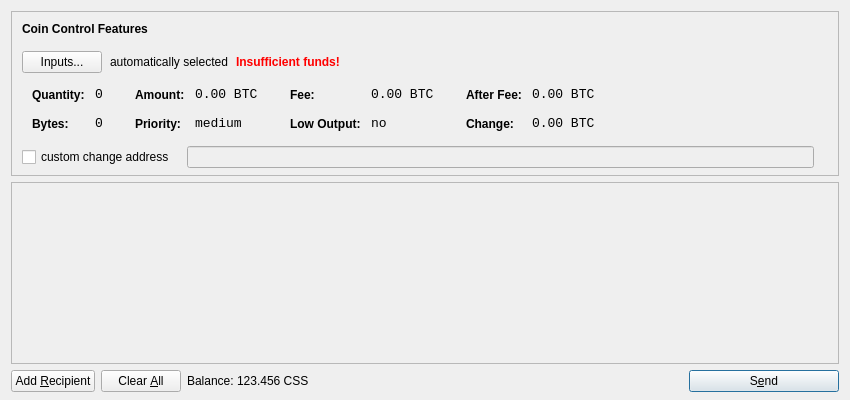
<?xml version="1.0" encoding="UTF-8"?>
<ui version="4.0">
 <class>SendCoinsDialog</class>
 <widget class="QDialog" name="SendCoinsDialog">
  <property name="geometry">
   <rect>
    <x>0</x>
    <y>0</y>
    <width>850</width>
    <height>400</height>
   </rect>
  </property>
  <property name="windowTitle">
   <string>Send Coins</string>
  </property>
  <layout class="QVBoxLayout" name="verticalLayout" stretch="0,1,0">
   <property name="bottomMargin">
    <number>8</number>
   </property>
   <item>
    <widget class="QFrame" name="frameCoinControl">
     <property name="sizePolicy">
      <sizepolicy hsizetype="Expanding" vsizetype="Expanding">
       <horstretch>0</horstretch>
       <verstretch>0</verstretch>
      </sizepolicy>
     </property>
     <property name="maximumSize">
      <size>
       <width>16777215</width>
       <height>16777215</height>
      </size>
     </property>
     <property name="frameShape">
      <enum>QFrame::StyledPanel</enum>
     </property>
     <property name="frameShadow">
      <enum>QFrame::Sunken</enum>
     </property>
     <layout class="QVBoxLayout" name="verticalLayoutCoinControl2">
      <property name="spacing">
       <number>-1</number>
      </property>
      <property name="leftMargin">
       <number>0</number>
      </property>
      <property name="topMargin">
       <number>0</number>
      </property>
      <property name="rightMargin">
       <number>0</number>
      </property>
      <property name="bottomMargin">
       <number>6</number>
      </property>
      <item>
       <layout class="QVBoxLayout" name="verticalLayoutCoinControl" stretch="0,0,0,0,1">
        <property name="spacing">
         <number>0</number>
        </property>
        <property name="leftMargin">
         <number>10</number>
        </property>
        <property name="topMargin">
         <number>10</number>
        </property>
        <item>
         <layout class="QHBoxLayout" name="horizontalLayoutCoinControl1">
          <property name="bottomMargin">
           <number>15</number>
          </property>
          <item>
           <widget class="QLabel" name="labelCoinControlFeatures">
            <property name="sizePolicy">
             <sizepolicy hsizetype="Preferred" vsizetype="Maximum">
              <horstretch>0</horstretch>
              <verstretch>0</verstretch>
             </sizepolicy>
            </property>
            <property name="font">
             <font>
              <weight>75</weight>
              <bold>true</bold>
             </font>
            </property>
            <property name="styleSheet">
             <string notr="true">font-weight:bold;</string>
            </property>
            <property name="text">
             <string>Coin Control Features</string>
            </property>
           </widget>
          </item>
         </layout>
        </item>
        <item>
         <layout class="QHBoxLayout" name="horizontalLayoutCoinControl2" stretch="0,0,0,0">
          <property name="spacing">
           <number>8</number>
          </property>
          <property name="bottomMargin">
           <number>10</number>
          </property>
          <item>
           <widget class="QPushButton" name="pushButtonCoinControl">
            <property name="styleSheet">
             <string notr="true"/>
            </property>
            <property name="text">
             <string>Inputs...</string>
            </property>
           </widget>
          </item>
          <item>
           <widget class="QLabel" name="labelCoinControlAutomaticallySelected">
            <property name="text">
             <string>automatically selected</string>
            </property>
            <property name="margin">
             <number>5</number>
            </property>
           </widget>
          </item>
          <item>
           <widget class="QLabel" name="labelCoinControlInsuffFunds">
            <property name="font">
             <font>
              <weight>75</weight>
              <bold>true</bold>
             </font>
            </property>
            <property name="styleSheet">
             <string notr="true">color:red;font-weight:bold;</string>
            </property>
            <property name="text">
             <string>Insufficient funds!</string>
            </property>
            <property name="margin">
             <number>5</number>
            </property>
           </widget>
          </item>
          <item>
           <spacer name="horizontalSpacerCoinControl">
            <property name="orientation">
             <enum>Qt::Horizontal</enum>
            </property>
            <property name="sizeHint" stdset="0">
             <size>
              <width>40</width>
              <height>1</height>
             </size>
            </property>
           </spacer>
          </item>
         </layout>
        </item>
        <item>
         <widget class="QWidget" name="widgetCoinControl" native="true">
          <property name="sizePolicy">
           <sizepolicy hsizetype="Preferred" vsizetype="Preferred">
            <horstretch>0</horstretch>
            <verstretch>0</verstretch>
           </sizepolicy>
          </property>
          <property name="minimumSize">
           <size>
            <width>0</width>
            <height>0</height>
           </size>
          </property>
          <property name="styleSheet">
           <string notr="true"/>
          </property>
          <layout class="QHBoxLayout" name="horizontalLayoutCoinControl5">
           <property name="margin">
            <number>0</number>
           </property>
           <item>
            <layout class="QHBoxLayout" name="horizontalLayoutCoinControl3" stretch="0,0,0,1">
             <property name="spacing">
              <number>20</number>
             </property>
             <property name="topMargin">
              <number>0</number>
             </property>
             <property name="bottomMargin">
              <number>10</number>
             </property>
             <item>
              <layout class="QFormLayout" name="formLayoutCoinControl1">
               <property name="horizontalSpacing">
                <number>10</number>
               </property>
               <property name="verticalSpacing">
                <number>14</number>
               </property>
               <property name="leftMargin">
                <number>10</number>
               </property>
               <property name="topMargin">
                <number>4</number>
               </property>
               <property name="rightMargin">
                <number>6</number>
               </property>
               <item row="0" column="0">
                <widget class="QLabel" name="labelCoinControlQuantityText">
                 <property name="styleSheet">
                  <string notr="true">font-weight:bold;</string>
                 </property>
                 <property name="text">
                  <string>Quantity:</string>
                 </property>
                 <property name="margin">
                  <number>0</number>
                 </property>
                </widget>
               </item>
               <item row="0" column="1">
                <widget class="QLabel" name="labelCoinControlQuantity">
                 <property name="font">
                  <font>
                   <family>Monospace</family>
                   <pointsize>10</pointsize>
                  </font>
                 </property>
                 <property name="cursor">
                  <cursorShape>IBeamCursor</cursorShape>
                 </property>
                 <property name="contextMenuPolicy">
                  <enum>Qt::ActionsContextMenu</enum>
                 </property>
                 <property name="text">
                  <string notr="true">0</string>
                 </property>
                 <property name="margin">
                  <number>0</number>
                 </property>
                 <property name="textInteractionFlags">
                  <set>Qt::LinksAccessibleByMouse|Qt::TextSelectableByKeyboard|Qt::TextSelectableByMouse</set>
                 </property>
                </widget>
               </item>
               <item row="1" column="0">
                <widget class="QLabel" name="labelCoinControlBytesText">
                 <property name="styleSheet">
                  <string notr="true">font-weight:bold;</string>
                 </property>
                 <property name="text">
                  <string>Bytes:</string>
                 </property>
                </widget>
               </item>
               <item row="1" column="1">
                <widget class="QLabel" name="labelCoinControlBytes">
                 <property name="font">
                  <font>
                   <family>Monospace</family>
                   <pointsize>10</pointsize>
                  </font>
                 </property>
                 <property name="cursor">
                  <cursorShape>IBeamCursor</cursorShape>
                 </property>
                 <property name="contextMenuPolicy">
                  <enum>Qt::ActionsContextMenu</enum>
                 </property>
                 <property name="text">
                  <string notr="true">0</string>
                 </property>
                 <property name="textInteractionFlags">
                  <set>Qt::LinksAccessibleByMouse|Qt::TextSelectableByKeyboard|Qt::TextSelectableByMouse</set>
                 </property>
                </widget>
               </item>
              </layout>
             </item>
             <item>
              <layout class="QFormLayout" name="formLayoutCoinControl2">
               <property name="horizontalSpacing">
                <number>10</number>
               </property>
               <property name="verticalSpacing">
                <number>14</number>
               </property>
               <property name="leftMargin">
                <number>6</number>
               </property>
               <property name="topMargin">
                <number>4</number>
               </property>
               <property name="rightMargin">
                <number>6</number>
               </property>
               <item row="0" column="0">
                <widget class="QLabel" name="labelCoinControlAmountText">
                 <property name="styleSheet">
                  <string notr="true">font-weight:bold;</string>
                 </property>
                 <property name="text">
                  <string>Amount:</string>
                 </property>
                 <property name="margin">
                  <number>0</number>
                 </property>
                </widget>
               </item>
               <item row="0" column="1">
                <widget class="QLabel" name="labelCoinControlAmount">
                 <property name="font">
                  <font>
                   <family>Monospace</family>
                   <pointsize>10</pointsize>
                  </font>
                 </property>
                 <property name="cursor">
                  <cursorShape>IBeamCursor</cursorShape>
                 </property>
                 <property name="contextMenuPolicy">
                  <enum>Qt::ActionsContextMenu</enum>
                 </property>
                 <property name="text">
                  <string notr="true">0.00 BTC</string>
                 </property>
                 <property name="textInteractionFlags">
                  <set>Qt::LinksAccessibleByMouse|Qt::TextSelectableByKeyboard|Qt::TextSelectableByMouse</set>
                 </property>
                </widget>
               </item>
               <item row="1" column="0">
                <widget class="QLabel" name="labelCoinControlPriorityText">
                 <property name="styleSheet">
                  <string notr="true">font-weight:bold;</string>
                 </property>
                 <property name="text">
                  <string>Priority:</string>
                 </property>
                </widget>
               </item>
               <item row="1" column="1">
                <widget class="QLabel" name="labelCoinControlPriority">
                 <property name="font">
                  <font>
                   <family>Monospace</family>
                   <pointsize>10</pointsize>
                  </font>
                 </property>
                 <property name="cursor">
                  <cursorShape>IBeamCursor</cursorShape>
                 </property>
                 <property name="contextMenuPolicy">
                  <enum>Qt::ActionsContextMenu</enum>
                 </property>
                 <property name="text">
                  <string>medium</string>
                 </property>
                 <property name="textInteractionFlags">
                  <set>Qt::LinksAccessibleByMouse|Qt::TextSelectableByKeyboard|Qt::TextSelectableByMouse</set>
                 </property>
                </widget>
               </item>
              </layout>
             </item>
             <item>
              <layout class="QFormLayout" name="formLayoutCoinControl3">
               <property name="horizontalSpacing">
                <number>10</number>
               </property>
               <property name="verticalSpacing">
                <number>14</number>
               </property>
               <property name="leftMargin">
                <number>6</number>
               </property>
               <property name="topMargin">
                <number>4</number>
               </property>
               <property name="rightMargin">
                <number>6</number>
               </property>
               <item row="0" column="0">
                <widget class="QLabel" name="labelCoinControlFeeText">
                 <property name="styleSheet">
                  <string notr="true">font-weight:bold;</string>
                 </property>
                 <property name="text">
                  <string>Fee:</string>
                 </property>
                 <property name="margin">
                  <number>0</number>
                 </property>
                </widget>
               </item>
               <item row="0" column="1">
                <widget class="QLabel" name="labelCoinControlFee">
                 <property name="font">
                  <font>
                   <family>Monospace</family>
                   <pointsize>10</pointsize>
                  </font>
                 </property>
                 <property name="cursor">
                  <cursorShape>IBeamCursor</cursorShape>
                 </property>
                 <property name="contextMenuPolicy">
                  <enum>Qt::ActionsContextMenu</enum>
                 </property>
                 <property name="text">
                  <string notr="true">0.00 BTC</string>
                 </property>
                 <property name="textInteractionFlags">
                  <set>Qt::LinksAccessibleByMouse|Qt::TextSelectableByKeyboard|Qt::TextSelectableByMouse</set>
                 </property>
                </widget>
               </item>
               <item row="1" column="0">
                <widget class="QLabel" name="labelCoinControlLowOutputText">
                 <property name="styleSheet">
                  <string notr="true">font-weight:bold;</string>
                 </property>
                 <property name="text">
                  <string>Low Output:</string>
                 </property>
                </widget>
               </item>
               <item row="1" column="1">
                <widget class="QLabel" name="labelCoinControlLowOutput">
                 <property name="font">
                  <font>
                   <family>Monospace</family>
                   <pointsize>10</pointsize>
                  </font>
                 </property>
                 <property name="cursor">
                  <cursorShape>IBeamCursor</cursorShape>
                 </property>
                 <property name="contextMenuPolicy">
                  <enum>Qt::ActionsContextMenu</enum>
                 </property>
                 <property name="text">
                  <string>no</string>
                 </property>
                 <property name="textInteractionFlags">
                  <set>Qt::LinksAccessibleByMouse|Qt::TextSelectableByKeyboard|Qt::TextSelectableByMouse</set>
                 </property>
                </widget>
               </item>
              </layout>
             </item>
             <item>
              <layout class="QFormLayout" name="formLayoutCoinControl4">
               <property name="horizontalSpacing">
                <number>10</number>
               </property>
               <property name="verticalSpacing">
                <number>14</number>
               </property>
               <property name="leftMargin">
                <number>6</number>
               </property>
               <property name="topMargin">
                <number>4</number>
               </property>
               <property name="rightMargin">
                <number>6</number>
               </property>
               <item row="0" column="0">
                <widget class="QLabel" name="labelCoinControlAfterFeeText">
                 <property name="styleSheet">
                  <string notr="true">font-weight:bold;</string>
                 </property>
                 <property name="text">
                  <string>After Fee:</string>
                 </property>
                 <property name="margin">
                  <number>0</number>
                 </property>
                </widget>
               </item>
               <item row="0" column="1">
                <widget class="QLabel" name="labelCoinControlAfterFee">
                 <property name="font">
                  <font>
                   <family>Monospace</family>
                   <pointsize>10</pointsize>
                  </font>
                 </property>
                 <property name="cursor">
                  <cursorShape>IBeamCursor</cursorShape>
                 </property>
                 <property name="contextMenuPolicy">
                  <enum>Qt::ActionsContextMenu</enum>
                 </property>
                 <property name="text">
                  <string notr="true">0.00 BTC</string>
                 </property>
                 <property name="textInteractionFlags">
                  <set>Qt::LinksAccessibleByMouse|Qt::TextSelectableByKeyboard|Qt::TextSelectableByMouse</set>
                 </property>
                </widget>
               </item>
               <item row="1" column="0">
                <widget class="QLabel" name="labelCoinControlChangeText">
                 <property name="styleSheet">
                  <string notr="true">font-weight:bold;</string>
                 </property>
                 <property name="text">
                  <string>Change:</string>
                 </property>
                </widget>
               </item>
               <item row="1" column="1">
                <widget class="QLabel" name="labelCoinControlChange">
                 <property name="font">
                  <font>
                   <family>Monospace</family>
                   <pointsize>10</pointsize>
                  </font>
                 </property>
                 <property name="cursor">
                  <cursorShape>IBeamCursor</cursorShape>
                 </property>
                 <property name="contextMenuPolicy">
                  <enum>Qt::ActionsContextMenu</enum>
                 </property>
                 <property name="text">
                  <string notr="true">0.00 BTC</string>
                 </property>
                 <property name="textInteractionFlags">
                  <set>Qt::LinksAccessibleByMouse|Qt::TextSelectableByKeyboard|Qt::TextSelectableByMouse</set>
                 </property>
                </widget>
               </item>
              </layout>
             </item>
            </layout>
           </item>
          </layout>
         </widget>
        </item>
        <item>
         <layout class="QHBoxLayout" name="horizontalLayoutCoinControl4" stretch="0,0,0">
          <property name="spacing">
           <number>12</number>
          </property>
          <property name="sizeConstraint">
           <enum>QLayout::SetDefaultConstraint</enum>
          </property>
          <property name="topMargin">
           <number>5</number>
          </property>
          <property name="rightMargin">
           <number>5</number>
          </property>
          <item>
           <widget class="QCheckBox" name="checkBoxCoinControlChange">
            <property name="text">
             <string>custom change address</string>
            </property>
           </widget>
          </item>
          <item>
           <widget class="QLineEdit" name="lineEditCoinControlChange">
            <property name="enabled">
             <bool>false</bool>
            </property>
            <property name="sizePolicy">
             <sizepolicy hsizetype="Expanding" vsizetype="Fixed">
              <horstretch>0</horstretch>
              <verstretch>0</verstretch>
             </sizepolicy>
            </property>
           </widget>
          </item>
          <item>
           <widget class="QLabel" name="labelCoinControlChangeLabel">
            <property name="sizePolicy">
             <sizepolicy hsizetype="Preferred" vsizetype="Expanding">
              <horstretch>0</horstretch>
              <verstretch>0</verstretch>
             </sizepolicy>
            </property>
            <property name="minimumSize">
             <size>
              <width>0</width>
              <height>0</height>
             </size>
            </property>
            <property name="text">
             <string/>
            </property>
            <property name="margin">
             <number>3</number>
            </property>
           </widget>
          </item>
         </layout>
        </item>
        <item>
         <spacer name="verticalSpacerCoinControl">
          <property name="orientation">
           <enum>Qt::Vertical</enum>
          </property>
          <property name="sizeHint" stdset="0">
           <size>
            <width>800</width>
            <height>1</height>
           </size>
          </property>
         </spacer>
        </item>
       </layout>
      </item>
     </layout>
    </widget>
   </item>
   <item>
    <widget class="QScrollArea" name="scrollArea">
     <property name="widgetResizable">
      <bool>true</bool>
     </property>
     <widget class="QWidget" name="scrollAreaWidgetContents">
      <property name="geometry">
       <rect>
        <x>0</x>
        <y>0</y>
        <width>830</width>
        <height>165</height>
       </rect>
      </property>
      <layout class="QVBoxLayout" name="verticalLayout_2">
       <property name="margin">
        <number>0</number>
       </property>
       <item>
        <layout class="QVBoxLayout" name="entries">
         <property name="spacing">
          <number>6</number>
         </property>
        </layout>
       </item>
       <item>
        <spacer name="verticalSpacer">
         <property name="orientation">
          <enum>Qt::Vertical</enum>
         </property>
         <property name="sizeHint" stdset="0">
          <size>
           <width>20</width>
           <height>40</height>
          </size>
         </property>
        </spacer>
       </item>
      </layout>
     </widget>
    </widget>
   </item>
   <item>
    <layout class="QHBoxLayout" name="horizontalLayout">
     <item>
      <widget class="QPushButton" name="addButton">
       <property name="toolTip">
        <string>Send to multiple recipients at once</string>
       </property>
       <property name="text">
        <string>Add &amp;Recipient</string>
       </property>
       <property name="icon">
        <iconset resource="../bitcoin.qrc">
         <normaloff>:/icons/add</normaloff>:/icons/add</iconset>
       </property>
       <property name="autoDefault">
        <bool>false</bool>
       </property>
      </widget>
     </item>
     <item>
      <widget class="QPushButton" name="clearButton">
       <property name="sizePolicy">
        <sizepolicy hsizetype="Minimum" vsizetype="Fixed">
         <horstretch>0</horstretch>
         <verstretch>0</verstretch>
        </sizepolicy>
       </property>
       <property name="toolTip">
        <string>Remove all transaction fields</string>
       </property>
       <property name="text">
        <string>Clear &amp;All</string>
       </property>
       <property name="icon">
        <iconset resource="../bitcoin.qrc">
         <normaloff>:/icons/remove</normaloff>:/icons/remove</iconset>
       </property>
       <property name="autoRepeatDelay">
        <number>300</number>
       </property>
       <property name="autoDefault">
        <bool>false</bool>
       </property>
      </widget>
     </item>
     <item>
      <layout class="QHBoxLayout" name="horizontalLayout_2">
       <property name="spacing">
        <number>3</number>
       </property>
       <item>
        <widget class="QLabel" name="label">
         <property name="text">
          <string>Balance:</string>
         </property>
        </widget>
       </item>
       <item>
        <widget class="QLabel" name="labelBalance">
         <property name="cursor">
          <cursorShape>IBeamCursor</cursorShape>
         </property>
         <property name="text">
          <string>123.456 CSS</string>
         </property>
         <property name="textInteractionFlags">
          <set>Qt::LinksAccessibleByMouse|Qt::TextSelectableByKeyboard|Qt::TextSelectableByMouse</set>
         </property>
        </widget>
       </item>
      </layout>
     </item>
     <item>
      <spacer name="horizontalSpacer">
       <property name="orientation">
        <enum>Qt::Horizontal</enum>
       </property>
       <property name="sizeHint" stdset="0">
        <size>
         <width>40</width>
         <height>20</height>
        </size>
       </property>
      </spacer>
     </item>
     <item>
      <widget class="QPushButton" name="sendButton">
       <property name="minimumSize">
        <size>
         <width>150</width>
         <height>0</height>
        </size>
       </property>
       <property name="toolTip">
        <string>Confirm the send action</string>
       </property>
       <property name="text">
        <string>S&amp;end</string>
       </property>
       <property name="icon">
        <iconset resource="../bitcoin.qrc">
         <normaloff>:/icons/send</normaloff>:/icons/send</iconset>
       </property>
       <property name="default">
        <bool>true</bool>
       </property>
      </widget>
     </item>
    </layout>
   </item>
  </layout>
 </widget>
 <resources>
  <include location="../bitcoin.qrc"/>
 </resources>
 <connections/>
</ui>
